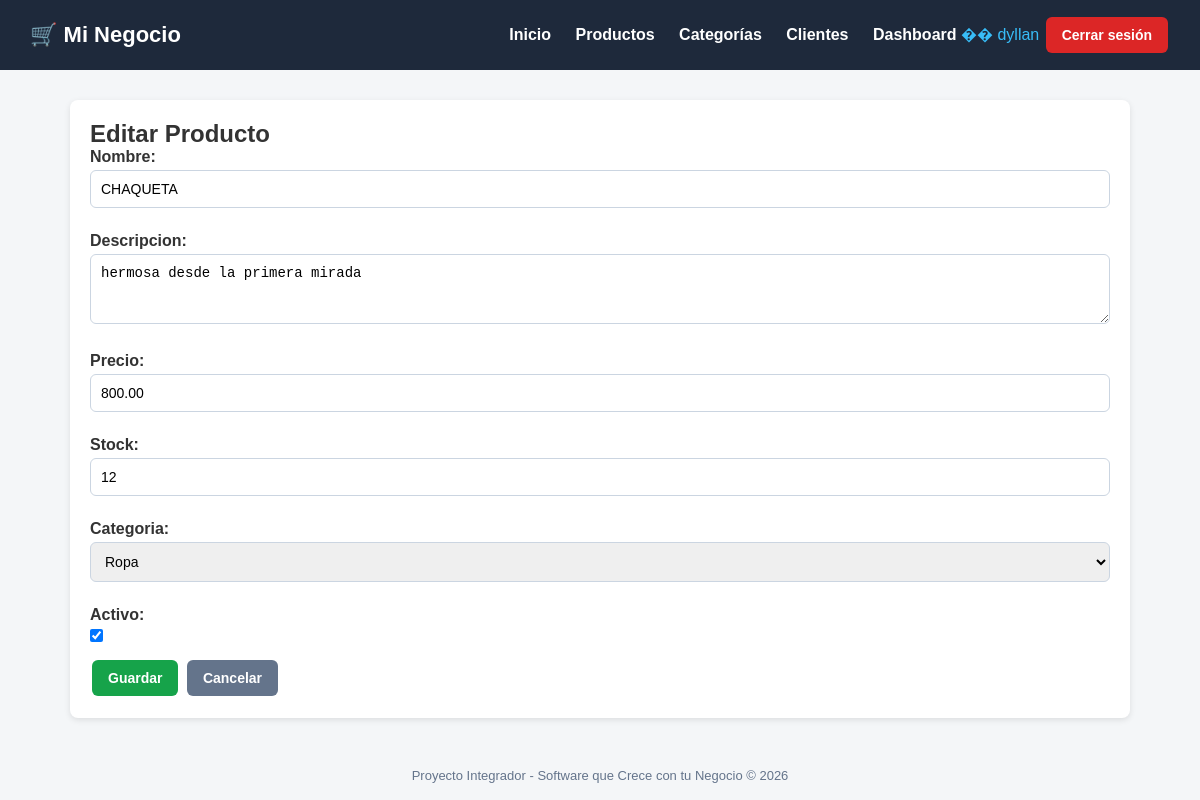
Page /productos/editar/1/ (signed in) on the committed database.
### tienda/models.py (models this page shows, shortened)
class Producto(models.Model):
    nombre = models.CharField(max_length=200)
    descripcion = models.TextField(blank=True, null=True)
    precio = models.DecimalField(max_digits=10, decimal_places=2)
    stock = models.IntegerField(default=0)
    categoria = models.ForeignKey(Categoria, on_delete=models.CASCADE)
    fecha_creacion = models.DateTimeField(auto_now_add=True)
    activo = models.BooleanField(default=True)
    class Meta:
        verbose_name = "Producto"
        verbose_name_plural = "Productos"
        ordering = ['nombre']

class Categoria(models.Model):
    nombre = models.CharField(max_length=100)
    descripcion = models.TextField(blank=True, null=True)
    def __str__(self):
        return self.nombre
    class Meta:
        verbose_name = "Categoria"
        verbose_name_plural = "Categorías"

### tienda/views.py (the view)
# urls.py: path('productos/editar/<int:pk>/', views.editar_producto, name='editar_producto'),
@login_required
def editar_producto(request, pk):
    producto = get_object_or_404(Producto, pk=pk)
    if request.method == 'POST':
        form = ProductoForm(request.POST, instance=producto)
        if form.is_valid():
            form.save()
            messages.success(request, 'Producto actualizado correctamente.')
            return redirect('lista_productos')
    else:
        form = ProductoForm(instance=producto)
    return render(request, 'tienda/productos/form.html', {'form': form, 'titulo': 'Editar Producto'})

### tienda/forms.py
class ProductoForm(forms.ModelForm):
    class Meta:
        model = Producto
        fields = ['nombre', 'descripcion', 'precio', 'stock', 'categoria', 'activo']
        widgets = {
            'nombre': forms.TextInput(attrs={'class': 'form-control'}),
            'descripcion': forms.Textarea(attrs={'class': 'form-control', 'rows': 3}),
            'precio': forms.NumberInput(attrs={'class': 'form-control', 'step': '0.01'}),
            'stock': forms.NumberInput(attrs={'class': 'form-control'}),
            'categoria': forms.Select(attrs={'class': 'form-control'}),
            'activo': forms.CheckboxInput(attrs={'class': 'form-check-input'}),
        }

### tienda/templates/tienda/productos/form.html (shortened to what this page needs)
{% extends 'base.html' %}
{% block content %}
<div class="card">
    <h2>{{ titulo }}</h2>
    <form method="post">
        {{ form.as_p }}
        <button type="submit" class="btn btn-success">Guardar</button>
        <a href="{% url 'lista_productos' %}" class="btn btn-secondary">Cancelar</a>
    </form>
</div>
{% endblock %}

### tienda/templates/base.html (shortened to what this page needs)
<!DOCTYPE html>
<html lang="es">
<head>
</head>
<body>
    <header>
        <h1>🛒 Mi Negocio</h1>
       <nav>
 <a href="{% url 'inicio' %}">Inicio</a>
 <a href="{% url 'lista_productos' %}">Productos</a>
 <a href="{% url 'lista_categorias' %}">Categorías</a>  <a href="{% url 'lista_clientes' %}">Clientes</a>
 {% if user.is_authenticated %}
 <a href="{% url 'dashboard' %}">Dashboard</a>
 <span style="color:#38bdf8;">�� {{ user.username }}</span>  <form action="{% url 'logout' %}" method="post" style="display:inline ;">
 <button type="submit" class="btn btn-danger" style="margin-left:10p x;">Cerrar sesión</button>
 </form>
 {% else %}
 <a href="{% url 'login' %}">Iniciar sesión</a>
 {% endif %}
</nav>
    </header>
    <div class="container">
        {% block content %}{% endblock %}
    </div>
    <footer>
        Proyecto Integrador - Software que Crece con tu Negocio &copy; {% now "Y" %}
    </footer>
</body>
</html>

### tienda/templates/base.html (style rules this page uses)
* { margin: 0; padding: 0; box-sizing: border-box; }
body { font-family: Arial, sans-serif; background: #f4f6f8; color: #333; }
header { background: #1e293b; color: #fff; padding: 15px 30px; display: flex; justify-content: space-between; align-items: center; }
header h1 { font-size: 22px; }
header nav a { color: #fff; text-decoration: none; margin-left: 20px; font-weight: bold; }
.container { max-width: 1100px; margin: 30px auto; padding: 0 20px; }
.card { background: #fff; border-radius: 8px; padding: 20px; box-shadow: 0 2px 6px rgba(0,0,0,0.1); margin-bottom: 20px; }
.btn { display: inline-block; padding: 10px 16px; border-radius: 6px; text-decoration: none; color: #fff; font-weight: bold; border: none; cursor: pointer; font-size: 14px; margin: 2px; }
.btn-success { background: #16a34a; }
.btn-danger { background: #dc2626; }
.btn-secondary { background: #64748b; }
.form-control { width: 100%; padding: 10px; margin-bottom: 12px; border: 1px solid #cbd5e1; border-radius: 6px; font-size: 14px; }
.form-check-input { margin-right: 8px; }
form label { font-weight: bold; display: block; margin-bottom: 4px; }
form p { margin-bottom: 12px; }
footer { text-align: center; padding: 20px; color: #64748b; font-size: 13px; }

### rows in the picture
Producto: nombre "CHAQUETA", descripcion "hermosa desde la primera mirada", precio "800.00", stock "12", categoria "Ropa", activo "☑"

### other values in the picture
{{ user.username }} "dyllan"
{{ titulo }} "Editar Producto"
